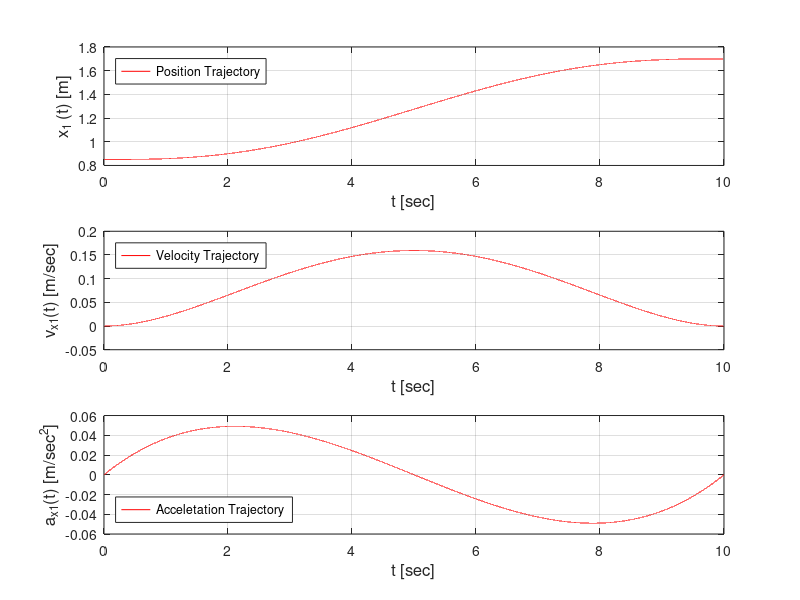
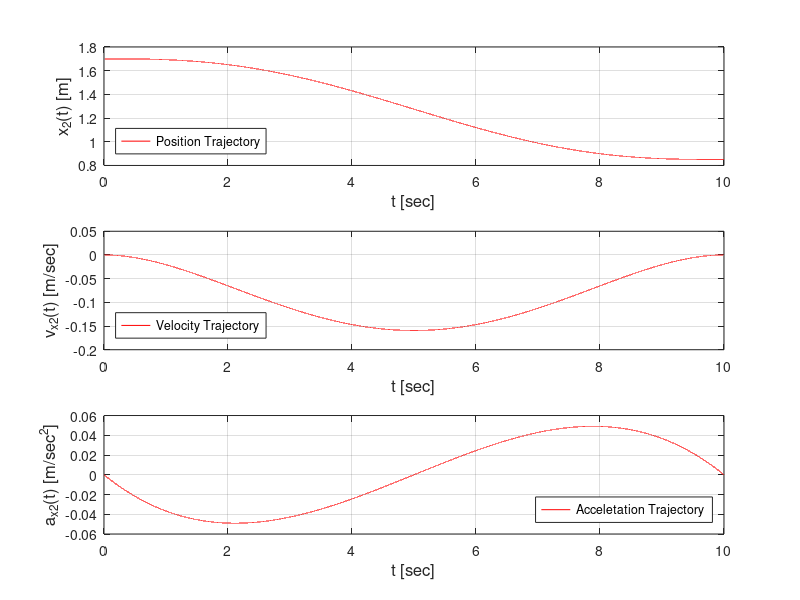
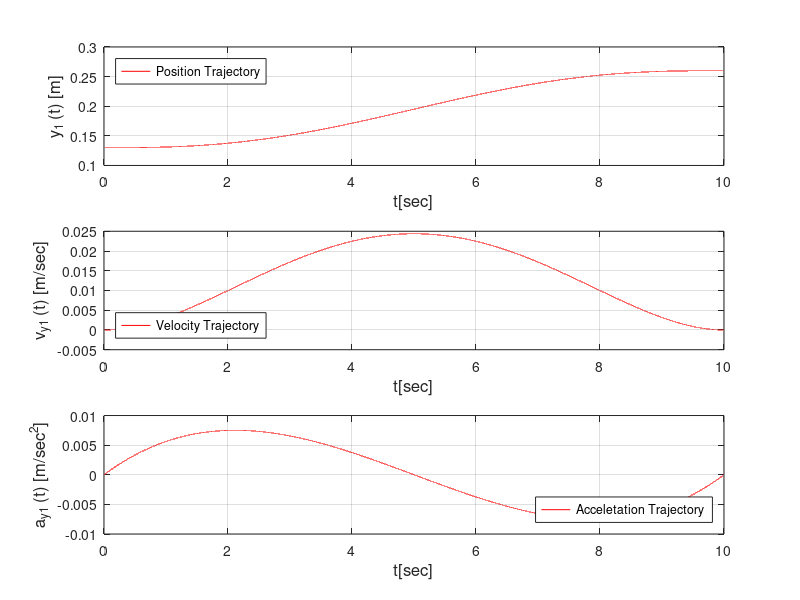
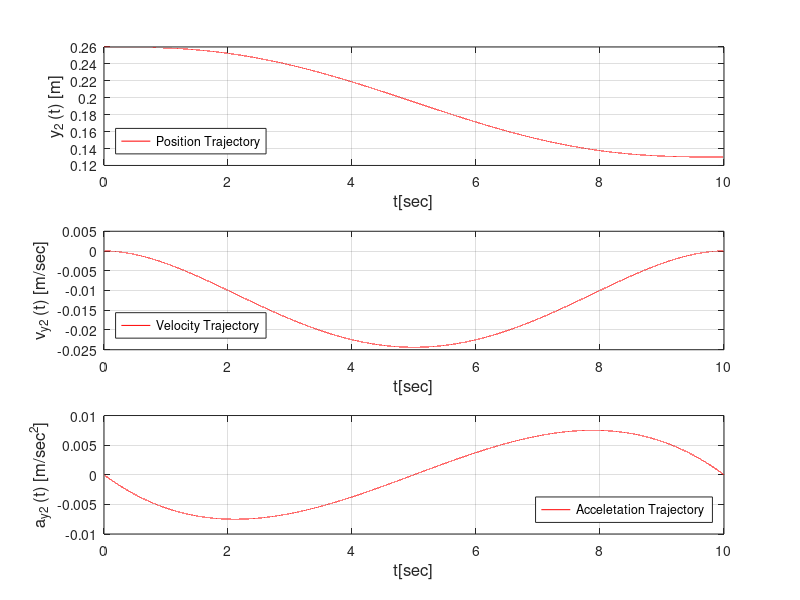

These charts were generated, in order, by the following MATLAB code:
clc;
clf;
clear;


t = 0:0.0001:10;

xhi1 = 0.85 + 0.0085*t.^3 - 0.001275*t.^4 + 0.000051*t.^5; 
xhi1_dot = 0.0255*t.^2 - 0.0051*t.^3 + 0.000255*t.^4;
xhi1_2dot = 0.051*t - 0.0153*t.^2 + 0.00102*t.^3;

xhi2 = 1.7 - 0.0085*t.^3 + 0.001275*t.^4 - 0.000051*t.^5; 
xhi2_dot = -0.0255*t.^2 + 0.0051*t.^3 - 0.000255*t.^4;
xhi2_2dot = -0.051*t + 0.0153*t.^2 - 0.00102*t.^3;

xhi3 = 0.13 + 0.0013*t.^3 - 0.000195*t.^4 + 0.0000078*t.^5;
xhi3_dot = 0.0039*t.^2 - 0.00078*t.^3 + 0.000039*t.^4;
xhi3_2dot = 0.0078*t - 0.00234*t.^2 + 0.000156*t.^3;

xhi4 = 0.26 - 0.0013*t.^3 + 0.000195*t.^4 - 0.0000078*t.^5;
xhi4_dot = -0.0039*t.^2 + 0.00078*t.^3 - 0.000039*t.^4;
xhi4_2dot = -0.0078*t + 0.00234*t.^2 - 0.000156*t.^3;

figure(1)
subplot(3,1,1);
title("Trajectory of x from p_A to p_B");
plot(t, xhi1,'r-');
grid;
xlabel("t [sec]","FontSize",12);
ylabel("x_1 (t) [m]","FontSize",12);
legend("Position Trajectory", "Location","northwest");
subplot(3,1,2);
plot(t, xhi1_dot,'r-');
grid;
xlabel("t [sec]","FontSize",12);
ylabel("v_x_1(t) [m/sec]","FontSize",12);
legend("Velocity Trajectory", "Location","northwest");
subplot(3,1,3);
plot(t, xhi1_2dot,'r-');
grid;
xlabel("t [sec]","FontSize",12);
ylabel("a_x_1(t) [m/sec^2]","FontSize",12);
legend("Acceletation Trajectory", "Location","southwest");

figure(2)

subplot(3,1,1);
title("Trajectory of x from p_B to p_A");
plot(t, xhi2,'r-');
grid;
xlabel("t [sec]","FontSize",12);
ylabel("x_2(t) [m]","FontSize",12);
legend("Position Trajectory", "Location","southwest");
subplot(3,1,2);
plot(t, xhi2_dot,'r-');
grid;
xlabel("t [sec]","FontSize",12);
ylabel("v_x_2(t) [m/sec]","FontSize",12);
legend("Velocity Trajectory", "Location","southwest");
subplot(3,1,3);
plot(t, xhi2_2dot,'r-');
grid;
xlabel("t [sec]","FontSize",12);
ylabel("a_x_2(t) [m/sec^2]","FontSize",12);
legend("Acceletation Trajectory", "Location","southeast");

figure(3)

subplot(3,1,1);
title("Trajectory of y from p_A to p_B");
plot(t, xhi3,'r-');
grid;
xlabel("t[sec]","FontSize",12);
ylabel("y_1 (t) [m]","FontSize",12);
legend("Position Trajectory", "Location","northwest");
subplot(3,1,2);
plot(t, xhi3_dot,'r-');
grid;
xlabel("t[sec]","FontSize",12);
ylabel("v_y_1 (t) [m/sec]","FontSize",12);
legend("Velocity Trajectory", "Location","southwest");
subplot(3,1,3);
plot(t, xhi3_2dot,'r-');
grid;
xlabel("t[sec]","FontSize",12);
ylabel("a_y_1 (t) [m/sec^2]","FontSize",12);
legend("Acceletation Trajectory", "Location","southeast");

figure(4)

subplot(3,1,1);
title("Trajectory of y from p_B to p_A");
plot(t, xhi4,'r-');
grid;
xlabel("t[sec]","FontSize",12);
ylabel("y_2 (t) [m]","FontSize",12);
legend("Position Trajectory", "Location","southwest");
subplot(3,1,2);
plot(t, xhi4_dot,'r-');
grid;
xlabel("t[sec]","FontSize",12);
ylabel("v_y_2 (t) [m/sec]","FontSize",12);
legend("Velocity Trajectory", "Location","southwest");
subplot(3,1,3);
plot(t, xhi4_2dot,'r-');
grid;
xlabel("t[sec]","FontSize",12);
ylabel("a_y_2 (t) [m/sec^2]","FontSize",12);
legend("Acceletation Trajectory", "Location","southeast");

